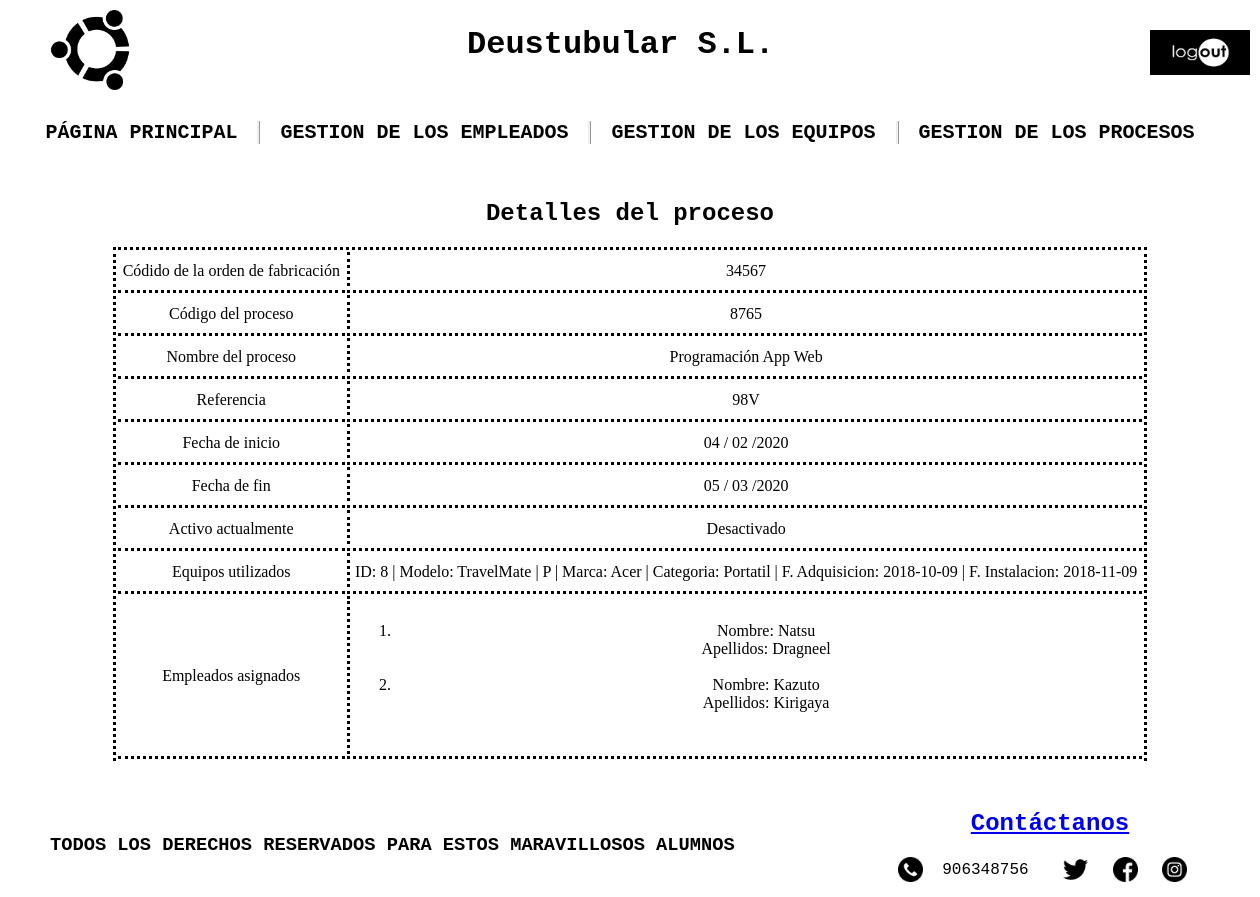
/appProduccion/produccion/procesos/8765/, run on an earlier commit of the app's database.
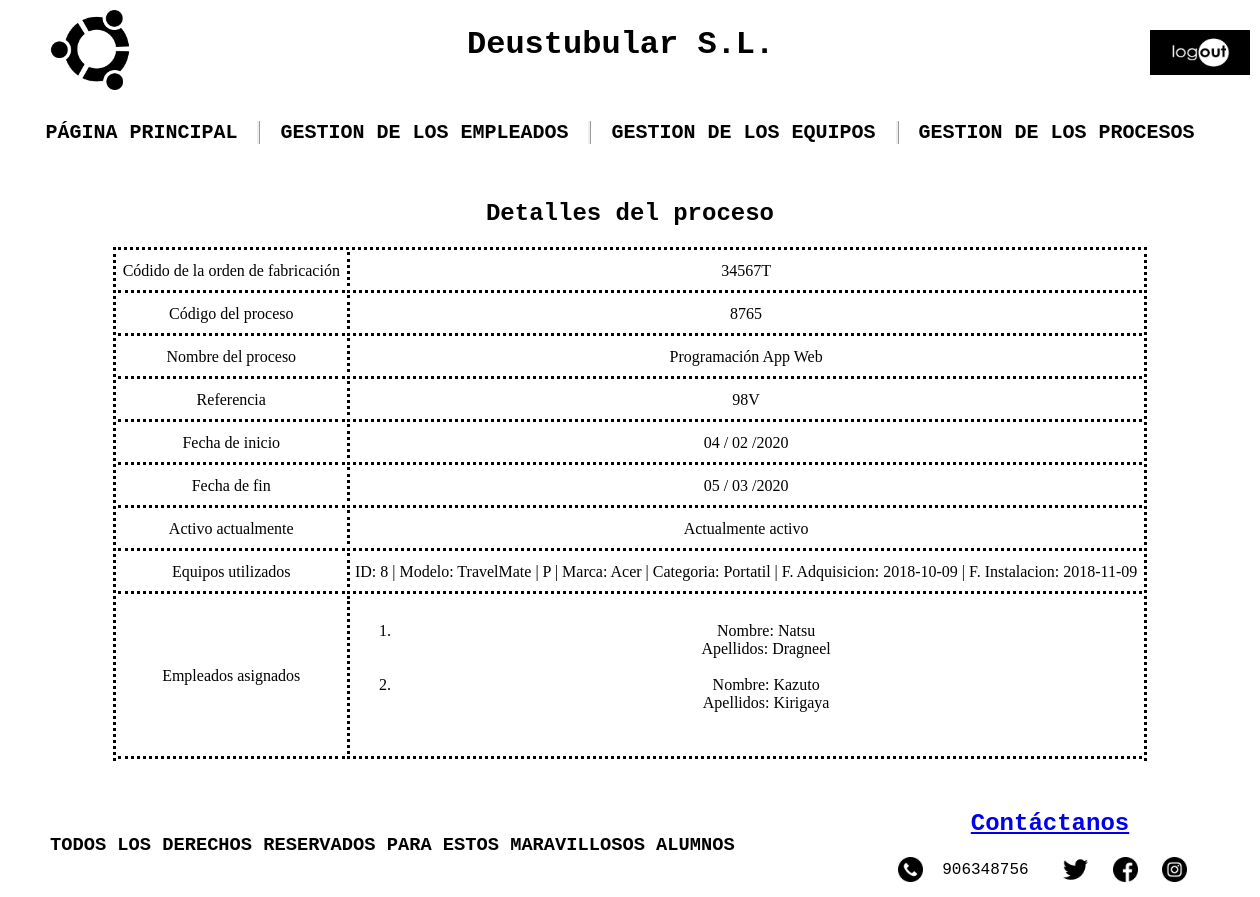
And on a later commit of the database.
### appProduccion/models.py (models this page shows, shortened)
class Proceso(models.Model):
    codigo_orden_fabricacion = models.CharField(max_length=75)
    """codigo_proceso Mezcla numeros y letras"""
    codigo_proceso = models.CharField(primary_key=True, max_length=75)
    nombre_proceso = models.CharField(max_length=100)
    """ref Mezcla numeros y letras"""
    referencia = models.CharField(max_length=75)
    fecha_inicio = models.DateField(default="01/01/1990")
    fecha_fin = models.DateField(default="01/01/1990")
    equipo = models.ForeignKey(Equipo, on_delete=models.CASCADE)
    empleados = models.ManyToManyField(Empleado)
    activo = models.BooleanField(default=False)

class Equipo(models.Model):
    modelo = models.CharField(max_length=100)
    marca = models.CharField(max_length=100)
    categoria = models.CharField(max_length=100)
    fecha_adquisicion = models.DateField(default="01/01/1990")
    fecha_instalacion = models.DateField(default="01/01/1990")
    def __str__(self):
        return f"ID: {self.id} | Modelo: {self.modelo} | Marca: {self.marca} | Categoria: {self.categoria} | F. Adquisicion: {self.fecha_adquisicion} | F. Instalacion: {self.fecha_instalacion}"

### appProduccion/views.py (the view)
# urls.py: path('produccion/procesos/<str:pk>/', views.ProcesoDetailView.as_view(), name='proceso_detail'),
class ProcesoDetailView(DetailView):
    model = Proceso
    template_name = 'proceso_detail.html'
    def get_context_data(self, **kwargs):
        context = super(ProcesoDetailView, self).get_context_data(**kwargs)
        context['titulo_pagina'] = 'Detalles del proceso'
        return context

### appProduccion/Templates/proceso_detail.html
{% extends "base.html" %}
{% block contenido %}
<div class="div-table">
    <table>
        <tr>
            <td>Códido de la orden de fabricación</td>
            <td class="td_estilos">{{ proceso.codigo_orden_fabricacion }}</td>
        </tr>
        <tr>
            <td>Código del proceso</td>
            <td class="td_estilos">{{ proceso.codigo_proceso }}</td>
        </tr>
        <tr>
            <td>Nombre del proceso</td>
            <td class="td_estilos">{{ proceso.nombre_proceso }}</td>
        </tr>
        <tr>
            <td>Referencia</td>
            <td class="td_estilos">{{ proceso.referencia }}</td>
        </tr>
        <tr>
            <td>Fecha de inicio</td>
            <td class="td_estilos">{{ proceso.fecha_inicio|date:"d / m /Y" }}</td>
        </tr>
        <tr>
            <td>Fecha de fin</td>
            <td class="td_estilos">{{ proceso.fecha_fin|date:"d / m /Y" }}</td>
        </tr>
        <tr>
            <td>Activo actualmente</td>
            <td class="td_estilos">
                {% if proceso.activo %}
                    Actualmente activo
                {% else %}
                    Desactivado
                {% endif %}
            </td>
        </tr>
        <tr>
            <td>Equipos utilizados</td>
            <td class="td_estilos">{{ proceso.equipo }}</td>
        </tr>
        <tr>
            <td>Empleados asignados</td>
            <td class="td_estilos">
                    <ol>
                        {% for empleados in proceso.empleados.all %}
                            <li>
                                Nombre: {{ empleados.nombre }}
                                <br>
                                Apellidos: {{ empleados.apellidos }}
                            </li>
                        <br>
                        {% endfor %}
                    </ol>
            </td>
        </tr>
    </table>
</div>
{% endblock %}

What changed in the data, as far as the page shows it:
changed Proceso "Programación App Web": codigo_orden_fabricacion "34567" → "34567T"
Also different on the page:
text no longer shown: "Desactivado"
text now shown: "Actualmente activo"
